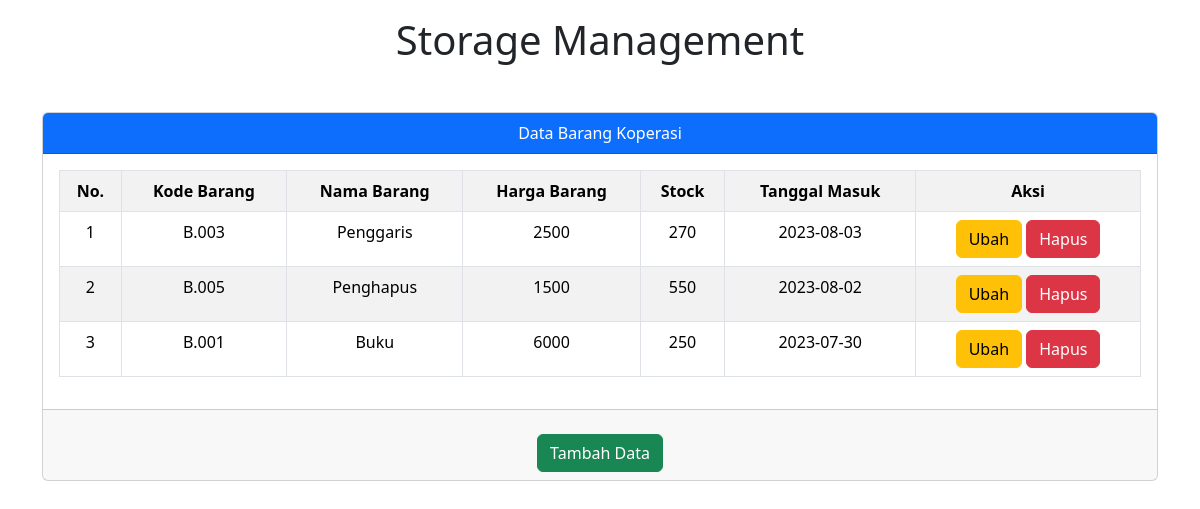
The page / on the database its author committed.
### tables this page shows
CREATE TABLE `tdatabarang` (
  `id_barang` int(10) NOT NULL,
  `kode_barang` varchar(25) NOT NULL,
  `nama_barang` varchar(55) NOT NULL,
  `harga_barang` int(100) NOT NULL,
  `jml_barang` int(50) NOT NULL,
  `tgl` date NOT NULL
);

### index.php (the view, shortened to what this page needs)
<?php
include "koneksi.php";
?>
<!doctype html>
<html lang="en">
  <head>
    <link href="https://cdn.jsdelivr.net/npm/bootstrap@5.3.1/dist/css/bootstrap.min.css" rel="stylesheet">
  </head>
  <body>
    <div class="container">
        <div class="mt-3">
            <h1 class="text-center">Storage Management</h1>
        </div>
        <div class="card text-center mt-5">
            <div class="card-header text-white bg-primary">
                Data Barang Koperasi
            </div>
            <div class="card-body">
                <table class="table table-hover table-striped table-bordered">
                    <tr>
                        <th>No.</th>
                        <th>Kode Barang</th>
                        <th>Nama Barang</th>
                        <th>Harga Barang</th>
                        <th>Stock</th>
                        <th>Tanggal Masuk</th>
                        <th>Aksi</th>
                    </tr>
                    <?php
                    $no = 1;
                    $tampil = mysqli_query($connection, "SELECT * FROM tdatabarang ORDER BY id_barang");
                    while ($data = mysqli_fetch_array($tampil)) :
                    ?>
                    <tr>
                        <td><?= $no++ ?></td>
                        <td><?= $data['kode_barang'] ?></td>
                        <td><?= $data['nama_barang'] ?></td>
                        <td><?= $data['harga_barang'] ?></td>
                        <td><?= $data['jml_barang'] ?></td>
                        <td><?= $data['tgl'] ?></td>
                        <td>
                            <a href="#" class="btn btn-warning" data-bs-toggle="modal" data-bs-target="#modalUbah<?= $no ?>">Ubah</a>
                            <a href="#" class="btn btn-danger" data-bs-toggle="modal" data-bs-target="#modalHapus<?= $no ?>">Hapus</a>
                        </td>
                    </tr>
                        </div>
                    </div>
                        </div>
                    <?php
                    endwhile;
                    ?>
            <div class="card-footer text-body-secondary">
                <button type="button" class="btn btn-success mt-3" data-bs-toggle="modal" data-bs-target="#staticBackdrop">
                Tambah Data
                </button>
            </div>
  </body>
</html>

### rows shown on the page
tdatabarang: kode_barang "B.003", nama_barang "Penggaris", harga_barang "2500", jml_barang "270", tgl "2023-08-03"
tdatabarang: kode_barang "B.005", nama_barang "Penghapus", harga_barang "1500", jml_barang "550", tgl "2023-08-02"
tdatabarang: kode_barang "B.001", nama_barang "Buku", harga_barang "6000", jml_barang "250", tgl "2023-07-30"
